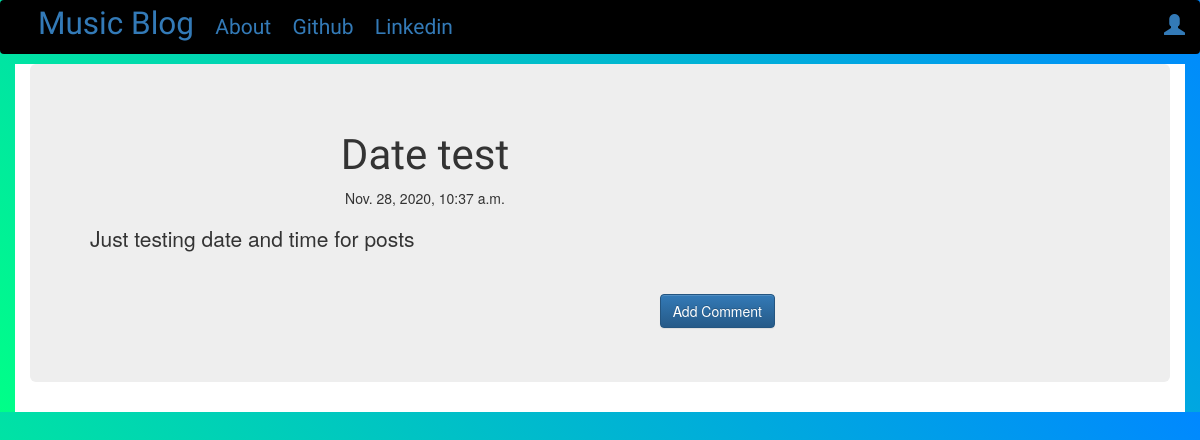
/post/7/, run on an earlier commit of the app's database.
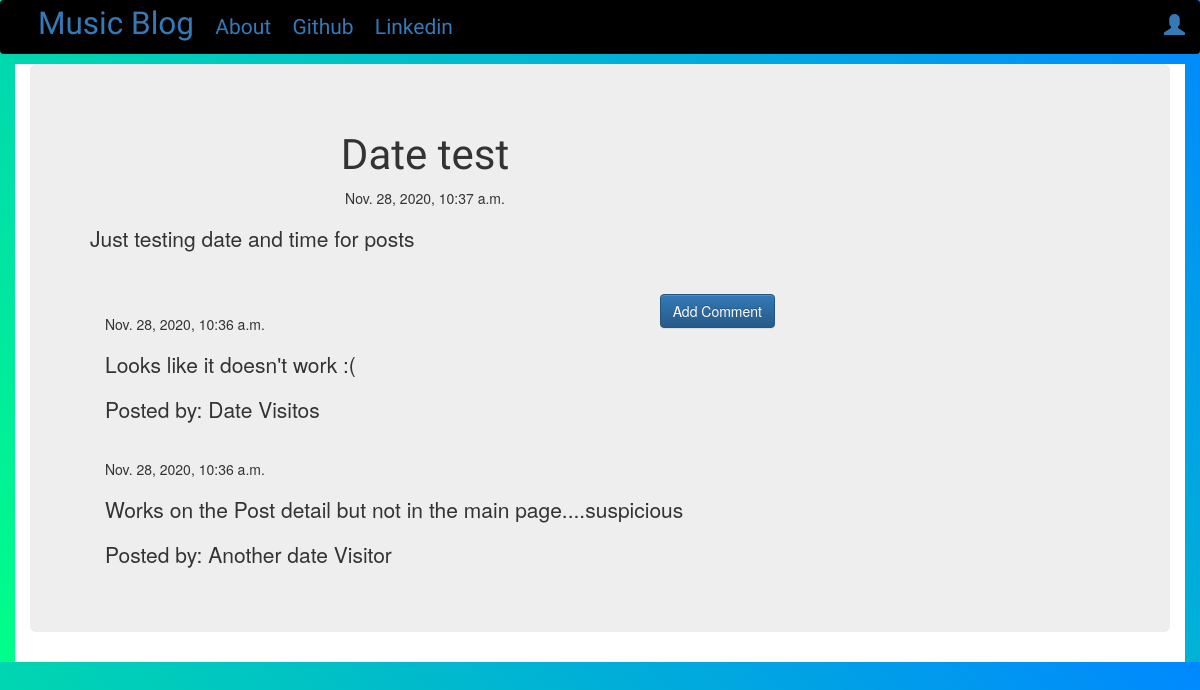
And on a later commit of the database.
### blog/models.py (models this page shows, shortened)
class Comment(models.Model):
    post = models.ForeignKey('blog.Post',related_name='comments',on_delete=models.CASCADE)
    author = models.CharField(max_length=32)
    text = models.TextField(max_length=128)
    created_date = models.DateTimeField(default=timezone.now())
    approved_comment = models.BooleanField(default=False)

### blog/views.py (the view)
# urls.py: path('post/<int:pk>/',views.PostDetailView.as_view(),
class PostDetailView(DetailView):
    model = Post

### blog/templates/blog/post_detail.html (shortened to what this page needs)
{% extends "blog/base.html" %}
{% block content %}
  <h2 class="posttitle">{{post.title}}</h2>
  {% if post.published_date %}
    <div class="date postdate">
      {{post.published_date}}
    </div>
  {% else %}
    <a class="btn btn-default" href="{% url 'post_publish' pk=post.pk %}">Publish</a>
  {% endif %}
  <p class='postcontent'>{{post.text|safe|linebreaksbr}}</p>
  <hr>
  <a class='btn btn-primary btn-comment' href="{% url 'add_comment_to_post' pk=post.pk %}">Add Comment</a>
  <div class="container">
    {% for comment in post.comments.all %}
      <br>
      {% if user.is_authenticated or comment.approved_comment %}
        {{comment.created_date}}
          <p>{{comment.text|safe|linebreaks}}</p>
          <p>Posted by: {{comment.author}}</p>
      {% endif %}
      {% empty %}
        <p>No comments!</p>
    {% endfor %}
  </div>
{% endblock %}

What changed in the data, as far as the page shows it:
now on this page (row edited): Comment: created_date "Nov. 28, 2020, 10:36 a.m.", text "Looks like it doesn't work :(", author "Date Visitos"
now on this page (row edited): Comment: created_date "Nov. 28, 2020, 10:36 a.m.", text "Works on the Post detail but not in the main page....suspicious", author "Another date Visitor"
